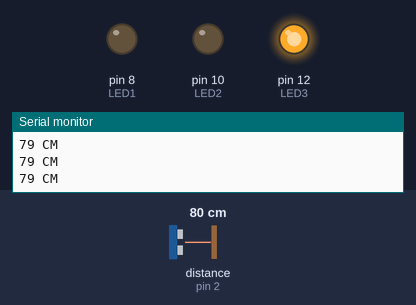
This sketch was run on a simulated Arduino Uno, built with avr-gcc and run on an emulated ATmega328P. On the bench: output pins drawn as LEDs (lit = HIGH), the last lines printed to the serial monitor. Wiring (inferred from the names in the program): ultrasonic range finder: trigger pin 3; echo pin 2. The test bench sets the inputs (shaded band); at power-on: distance to the obstacle (sensor on pin 2) 80 cm. The echo pulse lasts 58.3 µs per cm; pins used as bus, display or sensor lines are not drawn.

Above: at 1.2 s.
1.3 s: distance to the obstacle (sensor on pin 2) set to 29 cm
2.8 s: distance to the obstacle (sensor on pin 2) set to 23 cm
At 3.8 s:
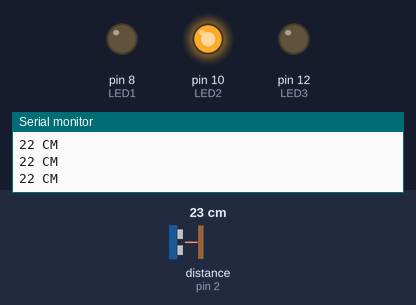
4.3 s: distance to the obstacle (sensor on pin 2) set to 18 cm
5.8 s: distance to the obstacle (sensor on pin 2) set to 15 cm
At 6.1 s:
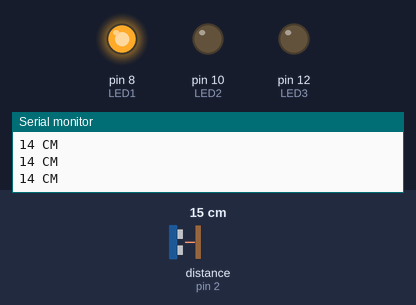
7.3 s: distance to the obstacle (sensor on pin 2) set to 35 cm
At 8.5 s:
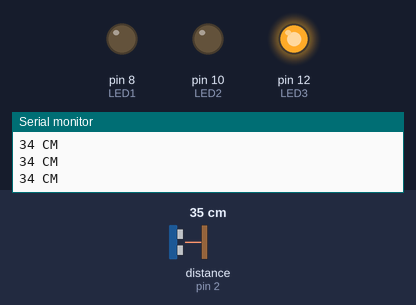
8.8 s: distance to the obstacle (sensor on pin 2) set to 2 cm
At 9.8 s:
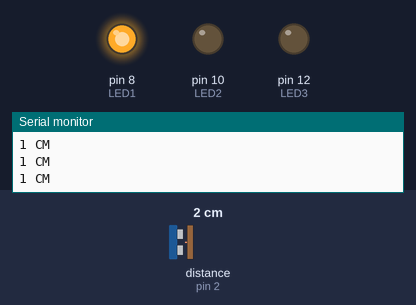
Timing chart, 0 to 11.3 s (numbered marks = the images above; inputs shaded):
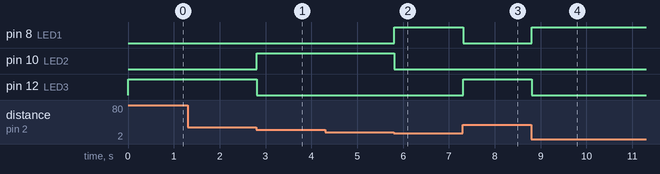

Measured:
- the behaviour switches between 26 and 25 cm on distance to the obstacle (sensor on pin 2) (found by bisection; images 0 and 1)
- the behaviour switches between 17 and 16 cm on distance to the obstacle (sensor on pin 2) (found by bisection; images 1 and 2)
- after the input at 2.8 s, pin 10 (LED2): LOW → HIGH at once; pin 12 (LED3): HIGH → LOW at once
- after the input at 5.8 s, pin 8 (LED1): LOW → HIGH at once; pin 10 (LED2): HIGH → LOW at once
- after the input at 7.3 s, pin 8 (LED1): HIGH → LOW at once; pin 12 (LED3): LOW → HIGH at once
- after the input at 8.8 s, pin 8 (LED1): LOW → HIGH at once; pin 12 (LED3): HIGH → LOW at once

The sketch:

Display_7_Segmentos.ino
```cpp
#define LED1 8
#define LED2 10
#define LED3 12
int trig = 3;
int eco = 2;
int duracion;
int distancia;
void setup()
{
  Serial.begin(9600);
  pinMode(trig,OUTPUT);
  pinMode(eco,INPUT);
  pinMode(LED1,OUTPUT);
  pinMode(LED2,OUTPUT);
  pinMode(LED3,OUTPUT);
}

void loop()
{
  digitalWrite(trig,HIGH);
  delay(1);
  digitalWrite(trig,LOW);
  duracion = pulseIn(eco,HIGH);
  distancia=duracion/58.2;
  Serial.print(distancia);
  Serial.println(" CM");
  if(distancia<=15)
  {
    digitalWrite(LED1,HIGH);
    digitalWrite(LED2,LOW);
    digitalWrite(LED3,LOW);
  }
  if(distancia>15&&distancia<25)
  {
    digitalWrite(LED1,LOW);
    digitalWrite(LED2,HIGH);
    digitalWrite(LED3,LOW);
  }
  if(distancia>25)
  {
    digitalWrite(LED1,LOW);
    digitalWrite(LED2,LOW);
    digitalWrite(LED3,HIGH);
  }

}
```
